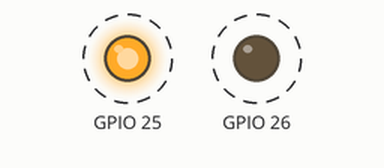
This sketch was run on a simulated ESP32. Shown: output pins drawn as LEDs (lit = HIGH). Dashed ring = blinking.

Above: at 0.5 s.
Timing chart, 0 to 4.6 s (numbered marks = the images above):
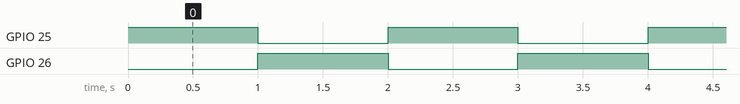

The sketch:

rele_resource_test.ino
```cpp
void setup() {
  // put your setup code here, to run once:
  pinMode(25, OUTPUT); //выход подопытного реле1
  pinMode(26, OUTPUT); //выход подопытного реле1

}

void loop() { // за сутки теста реле отработает 43000 срабатываний. Этого нам достаточно. Надо провести на 2 реле
  // put your main code here, to run repeatedly:
  digitalWrite(25, HIGH); // чтобы нагрузка на есп32 была равномерной в течение суток
  digitalWrite(26, LOW);
  delay(1000);
  digitalWrite(25, LOW);
  digitalWrite(26, HIGH);
  delay(1000);
}
```

Measured:
- by itself, GPIO 25, GPIO 26: alternates HIGH for 1.0 s and LOW for 1.0 s
